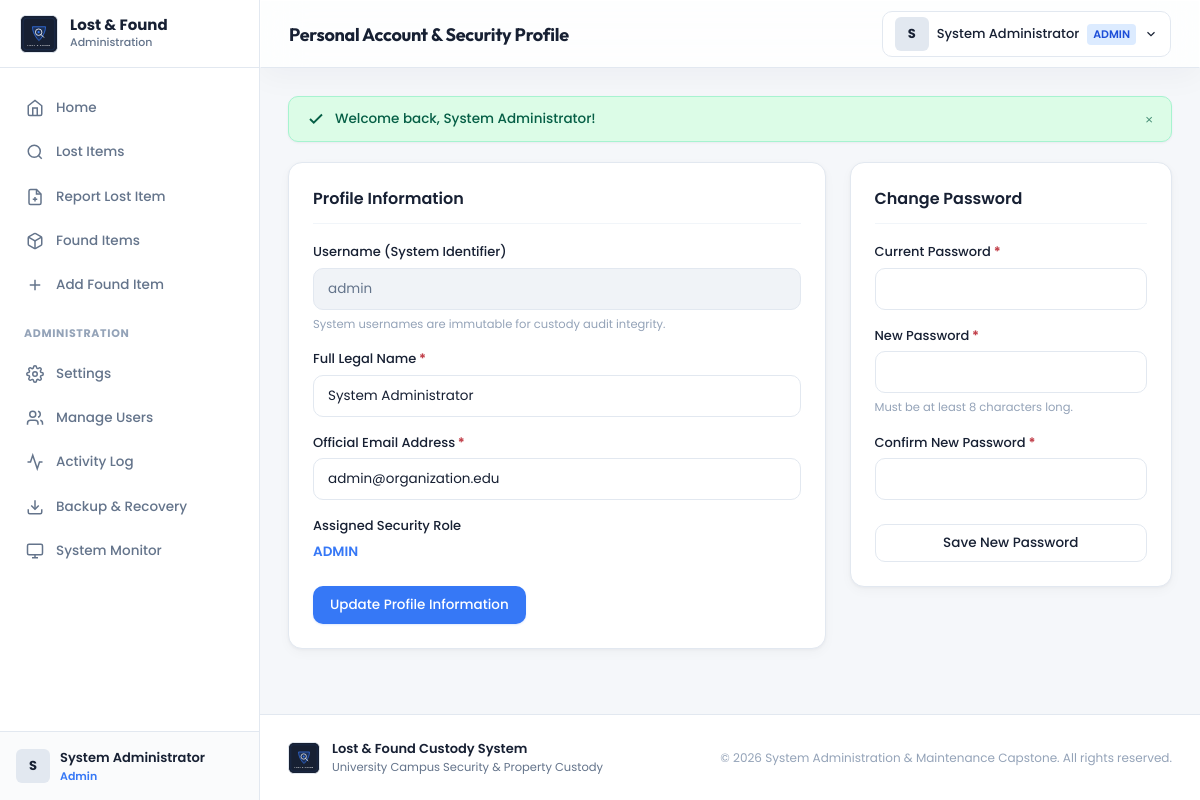
The app's page /profile/index.php (signed in) with its own data.
### tables this page shows
CREATE TABLE `users` (
  `id` int(11) NOT NULL AUTO_INCREMENT,
  `username` varchar(50) NOT NULL,
  `email` varchar(100) NOT NULL,
  `full_name` varchar(100) NOT NULL,
  `role` enum('admin','staff') NOT NULL DEFAULT 'staff',
  `password_hash` varchar(255) NOT NULL,
  `status` enum('active','inactive') NOT NULL DEFAULT 'active',
  `last_login` datetime DEFAULT NULL,
  `created_at` timestamp NOT NULL DEFAULT CURRENT_TIMESTAMP,
  `updated_at` timestamp NOT NULL DEFAULT CURRENT_TIMESTAMP ON UPDATE CURRENT_TIMESTAMP,
  PRIMARY KEY (`id`),
  UNIQUE KEY `uk_username` (`username`),
  UNIQUE KEY `uk_email` (`email`),
  KEY `idx_role` (`role`),
  KEY `idx_status` (`status`)
);

CREATE TABLE `system_settings` (
  `id` int(11) NOT NULL AUTO_INCREMENT,
  `setting_key` varchar(50) NOT NULL,
  `setting_value` text NOT NULL,
  `setting_group` varchar(50) NOT NULL DEFAULT 'general',
  `description` varchar(255) DEFAULT NULL,
  `updated_at` timestamp NOT NULL DEFAULT CURRENT_TIMESTAMP ON UPDATE CURRENT_TIMESTAMP,
  PRIMARY KEY (`id`),
  UNIQUE KEY `uk_setting_key` (`setting_key`)
);

### includes/auth.php (called while the page is built, shortened)
<?php
function is_logged_in(): bool {
    return !empty($_SESSION['user_id']) && !empty($_SESSION['username']);
}
function current_user(): ?array {
    return [
        'id'        => (int)$_SESSION['user_id'],
        'username'  => (string)$_SESSION['username'],
        'email'     => (string)($_SESSION['email'] ?? ''),
        'full_name' => (string)($_SESSION['full_name'] ?? 'Authorized User'),
        'role'      => (string)($_SESSION['role'] ?? 'staff'),
        'status'    => (string)($_SESSION['status'] ?? 'active')
    ];
}
function is_admin(): bool {
    return is_logged_in() && ($_SESSION['role'] === 'admin');
}

### includes/functions.php (called while the page is built, shortened)
<?php
function e($value): string {
    return htmlspecialchars((string)($value ?? ''), ENT_QUOTES, 'UTF-8');
}
function get_system_setting(string $key, string $default = ''): string {
    try {
        $db = get_db_connection();
        $stmt = $db->prepare("SELECT setting_value FROM system_settings WHERE setting_key = :k LIMIT 1");
        $stmt->execute(['k' => $key]);
        $val = $stmt->fetchColumn();
        if ($val !== false) {
            return (string)$val;
        }
    } catch (Exception $e) {
        error_log('Failed to fetch setting ' . $key . ': ' . $e->getMessage());
    }
    return $default;
}
function get_logo_url(): string {
    if (file_exists(APP_ROOT . '/picture/logo.svg')) {
        return BASE_URL . '/picture/logo.svg';
    }
    return BASE_URL . '/assets/images/logo-fallback.svg';
}

### profile/index.php (the view, shortened to what this page needs)
<?php
require_once APP_ROOT . '/includes/auth.php';
require_once APP_ROOT . '/includes/functions.php';
$db = get_db_connection();
$currentUser = current_user();
$stmt = $db->prepare("SELECT * FROM users WHERE id = :id");
$stmt->execute(['id' => $currentUser['id']]);
$pageHeading = 'Personal Account & Security Profile';
$activeNav = 'profile';
require_once APP_ROOT . '/includes/header.php';
require_once APP_ROOT . '/includes/sidebar.php';
?>
<div class="app-main">
    <?php require_once APP_ROOT . '/includes/navbar.php'; ?>
    <div class="content-wrapper">
        <?php require_once APP_ROOT . '/includes/flash_messages.php'; ?>
        <div class="dashboard-split-grid">
            <div>
                <div class="card">
                    <div class="card-header">
                        <span class="card-title">Profile Information</span>
                    </div>
                    <form method="POST" action="<?= BASE_URL ?>/profile/index.php">
                        <div class="form-group" style="margin-bottom: 16px;">
                            <label for="username" class="form-label">Username (System Identifier)</label>
                            <input type="text" id="username" class="form-control" value="<?= e($user['username']) ?>" disabled>
                            <span class="form-helper">System usernames are immutable for custody audit integrity.</span>
                        </div>
                        <div class="form-group" style="margin-bottom: 16px;">
                            <label for="full_name" class="form-label required">Full Legal Name</label>
                            <input type="text" id="full_name" name="full_name" class="form-control" value="<?= e($user['full_name']) ?>" required>
                        </div>
                        <div class="form-group" style="margin-bottom: 16px;">
                            <label for="email" class="form-label required">Official Email Address</label>
                            <input type="email" id="email" name="email" class="form-control" value="<?= e($user['email']) ?>" required>
                        </div>
                        <div class="form-group" style="margin-bottom: 24px;">
                            <label class="form-label">Assigned Security Role</label>
                            <div style="font-size: 13.5px; font-weight: 600; text-transform: uppercase; color: var(--accent-main);">
                                <?= e($user['role']) ?>
                            </div>
                        </div>
                        <button type="submit" class="btn btn-primary">
                            <span>Update Profile Information</span>
                        </button>
                    </form>
                </div>
            </div>
            <div>
                <div class="card">
                    <div class="card-header">
                        <span class="card-title">Change Password</span>
                    </div>
                    <form method="POST" action="<?= BASE_URL ?>/profile/index.php">
                        <div class="form-group" style="margin-bottom: 16px;">
                            <label for="current_password" class="form-label required">Current Password</label>
                            <input type="password" id="current_password" name="current_password" class="form-control" required>
                        </div>
                        <div class="form-group" style="margin-bottom: 16px;">
                            <label for="new_password" class="form-label required">New Password</label>
                            <input type="password" id="new_password" name="new_password" class="form-control" minlength="8" required>
                            <span class="form-helper">Must be at least 8 characters long.</span>
                        </div>
                        <div class="form-group" style="margin-bottom: 24px;">
                            <label for="confirm_password" class="form-label required">Confirm New Password</label>
                            <input type="password" id="confirm_password" name="confirm_password" class="form-control" minlength="8" required>
                        </div>
                        <button type="submit" class="btn btn-secondary" style="width: 100%;">
                            <span>Save New Password</span>
                        </button>
                    </form>
                </div>
            </div>
        </div>
<?php
require_once APP_ROOT . '/includes/footer.php';
?>

### includes/sidebar.php (shortened to what this page needs)
<?php
$user = current_user();
$activeNav = $activeNav ?? '';
$logoUrl = get_logo_url();
?>
<aside class="app-sidebar">
    <div class="sidebar-header">
        <a href="<?= is_admin() ? BASE_URL . '/dashboard.php' : BASE_URL . '/lost_items/index.php' ?>" class="brand-link">
            <div class="brand-logo-container">
                <img src="<?= e($logoUrl) ?>" alt="Lost &amp; Found System Logo" onerror="this.onerror=null; this.src='<?= BASE_URL ?>/assets/images/logo-fallback.svg';">
            </div>
            <div class="brand-info">
                <span class="brand-title">Lost &amp; Found</span>
                <span class="brand-subtitle"><?= is_admin() ? 'Administration' : 'Staff Custody' ?></span>
            </div>
        </a>
    </div>
    <nav class="sidebar-nav">
        <?php if (is_admin()): ?>
            <a href="<?= BASE_URL ?>/dashboard.php" class="nav-link <?= $activeNav === 'home' ? 'active' : '' ?>">
                <svg width="18" height="18" viewBox="0 0 24 24" fill="none" stroke="currentColor" stroke-width="2"><path d="m3 9 9-7 9 7v11a2 2 0 0 1-2 2H5a2 2 0 0 1-2-2z"/><polyline points="9 22 9 12 15 12 15 22"/></svg>
                <span>Home</span>
            </a>
        <?php endif; ?>
        <a href="<?= BASE_URL ?>/lost_items/index.php" class="nav-link <?= $activeNav === 'lost_items' ? 'active' : '' ?>">
            <svg width="18" height="18" viewBox="0 0 24 24" fill="none" stroke="currentColor" stroke-width="2"><circle cx="11" cy="11" r="8"/><line x1="21" y1="21" x2="16.65" y2="16.65"/></svg>
            <span>Lost Items</span>
        </a>
        <a href="<?= BASE_URL ?>/lost_items/report.php" class="nav-link <?= $activeNav === 'report_lost' ? 'active' : '' ?>">
            <svg width="18" height="18" viewBox="0 0 24 24" fill="none" stroke="currentColor" stroke-width="2"><path d="M14 2H6a2 2 0 0 0-2 2v16a2 2 0 0 0 2 2h12a2 2 0 0 0 2-2V8z"/><polyline points="14 2 14 8 20 8"/><line x1="12" y1="18" x2="12" y2="12"/><line x1="9" y1="15" x2="15" y2="15"/></svg>
            <span>Report Lost Item</span>
        </a>
        <a href="<?= BASE_URL ?>/found_items/index.php" class="nav-link <?= $activeNav === 'found_items' ? 'active' : '' ?>">
            <span>Found Items</span>
        </a>
        <a href="<?= BASE_URL ?>/found_items/add.php" class="nav-link <?= $activeNav === 'add_found' ? 'active' : '' ?>">
            <svg width="18" height="18" viewBox="0 0 24 24" fill="none" stroke="currentColor" stroke-width="2"><line x1="12" y1="5" x2="12" y2="19"/><line x1="5" y1="12" x2="19" y2="12"/></svg>
            <span>Add Found Item</span>
        </a>
        <?php if (is_admin()): ?>
            <div class="nav-section-title">Administration</div>
            <a href="<?= BASE_URL ?>/admin/settings.php" class="nav-link <?= $activeNav === 'settings' ? 'active' : '' ?>">
                <span>Settings</span>
            </a>
            <a href="<?= BASE_URL ?>/admin/manage_users.php" class="nav-link <?= $activeNav === 'manage_users' ? 'active' : '' ?>">
                <svg width="18" height="18" viewBox="0 0 24 24" fill="none" stroke="currentColor" stroke-width="2"><path d="M16 21v-2a4 4 0 0 0-4-4H6a4 4 0 0 0-4 4v2"/><circle cx="9" cy="7" r="4"/><path d="M22 21v-2a4 4 0 0 0-3-3.87"/><path d="M16 3.13a4 4 0 0 1 0 7.75"/></svg>
                <span>Manage Users</span>
            </a>
            <a href="<?= BASE_URL ?>/admin/activity_log.php" class="nav-link <?= $activeNav === 'activity_log' ? 'active' : '' ?>">
                <svg width="18" height="18" viewBox="0 0 24 24" fill="none" stroke="currentColor" stroke-width="2"><polyline points="22 12 18 12 15 21 9 3 6 12 2 12"/></svg>
                <span>Activity Log</span>
            </a>
            <a href="<?= BASE_URL ?>/admin/backup_recovery.php" class="nav-link <?= $activeNav === 'backup_recovery' ? 'active' : '' ?>">
                <svg width="18" height="18" viewBox="0 0 24 24" fill="none" stroke="currentColor" stroke-width="2"><path d="M21 15v4a2 2 0 0 1-2 2H5a2 2 0 0 1-2-2v-4"/><polyline points="7 10 12 15 17 10"/><line x1="12" y1="15" x2="12" y2="3"/></svg>
                <span>Backup &amp; Recovery</span>
            </a>
            <a href="<?= BASE_URL ?>/admin/system_monitor.php" class="nav-link <?= $activeNav === 'system_monitor' ? 'active' : '' ?>">
                <svg width="18" height="18" viewBox="0 0 24 24" fill="none" stroke="currentColor" stroke-width="2"><rect x="2" y="3" width="20" height="14" rx="2" ry="2"/><line x1="8" y1="21" x2="16" y2="21"/><line x1="12" y1="17" x2="12" y2="21"/></svg>
                <span>System Monitor</span>
            </a>
        <?php endif; ?>
    </nav>
    <div class="sidebar-footer">
        <div class="sidebar-user-card">
            <div class="user-avatar-badge">
                <?= strtoupper(substr($user['full_name'] ?? 'U', 0, 1)) ?>
            </div>
            <div class="user-details">
                <div class="user-name"><?= e($user['full_name'] ?? 'Staff') ?></div>
                <div class="user-role-badge"><?= e($user['role'] ?? 'staff') ?></div>
            </div>
        </div>
    </div>
</aside>

### includes/navbar.php (shortened to what this page needs)
<?php
$user = current_user();
$pageHeading = $pageHeading ?? 'Overview';
?>
<header class="app-topbar glass-panel">
    <div class="topbar-left">
        <h1 class="topbar-page-title"><?= e($pageHeading) ?></h1>
    </div>
    <div class="topbar-right">
        <?php if ($user): ?>
            <div class="profile-menu">
                <button type="button" class="profile-trigger" id="profileTrigger" aria-expanded="false">
                    <div class="user-avatar-badge">
                        <?= strtoupper(substr($user['full_name'], 0, 1)) ?>
                    </div>
                    <span style="font-weight: 500;"><?= e($user['full_name']) ?></span>
                    <span style="font-size: 11px; padding: 2px 6px; border-radius: 4px; background: <?= is_admin() ? '#DCEBFF' : '#E2E8F0' ?>; color: <?= is_admin() ? '#1D4ED8' : '#475569' ?>; font-weight: 600; text-transform: uppercase;">
                        <?= e($user['role']) ?>
                    </span>
                    <svg width="14" height="14" viewBox="0 0 24 24" fill="none" stroke="currentColor" stroke-width="2"><path d="m6 9 6 6 6-6"/></svg>
                </button>
            </div>
        <?php endif; ?>
    </div>
</header>

### includes/footer.php (shortened to what this page needs)
<?php
$orgName = get_system_setting('organization_name', 'Campus Security & Property Custody');
$sysName = get_system_setting('system_name', 'Lost & Found Management System');
$logoUrl = get_logo_url();
?>
    </div>
    <footer style="margin-top: auto; background: #FFFFFF; border-top: 1px solid var(--border-color); padding: 24px 28px;">
        <div style="max-width: 1400px; margin: 0 auto; display: flex; flex-wrap: wrap; justify-content: space-between; align-items: center; gap: 16px;">
            <div style="display: flex; align-items: center; gap: 12px;">
                <div style="width: 32px; height: 32px; border-radius: 6px; overflow: hidden; background: #172033; display: flex; align-items: center; justify-content: center; border: 1px solid var(--border-color);">
                    <img src="<?= e($logoUrl) ?>" alt="Logo" style="width: 100%; height: 100%; object-fit: contain; border-radius: 0;">
                </div>
                <div>
                    <div style="font-size: 13px; font-weight: 600; color: var(--text-primary);"><?= e($sysName) ?></div>
                    <div style="font-size: 11.5px; color: var(--text-secondary);"><?= e($orgName) ?></div>
                </div>
            </div>
            <div style="font-size: 12px; color: var(--text-muted);">
                &copy; <?= date('Y') ?> System Administration &amp; Maintenance Capstone. All rights reserved.
            </div>
        </div>
    </footer>
    </div>
</div>
</body>
</html>

### assets/css/dashboard.css (style rules this page uses)
.dashboard-split-grid { display: grid; grid-template-columns: 2fr 1.2fr; gap: 24px; }

### assets/css/forms.css (style rules this page uses)
.form-group { display: flex; flex-direction: column; gap: 6px; }
.form-label { font-size: 13px; font-weight: 500; color: var(--text-primary); }
.form-label.required::after { content: " *"; color: var(--error); font-weight: bold; }
.form-control { width: 100%; height: 42px; padding: 8px 14px; font-family: inherit; font-size: 13.5px; color: var(--text-primary); background-color: var(--surface-primary); border: 1px solid var(--border-color); border-radius: var(--radius-md); outline: none; transition: border-color var(--transition-fast), box-shadow var(--transition-fast); }
.form-control:disabled, .form-control[readonly] { background-color: var(--surface-secondary); color: var(--text-secondary); cursor: not-allowed; }
.form-helper { font-size: 11.5px; color: var(--text-muted); }

### records on screen
users: full_name "S", full_name "System Administrator", role "Admin", role "ADMIN", username "admin", email "admin@organization.edu"
system_settings: setting_value "Lost & Found Custody System"
system_settings: setting_value "University Campus Security & Property Custody"

### other values on screen
$pageHeading "Personal Account & Security Profile"
$flash['message'] "Welcome back, System Administrator!"
